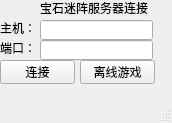
<?xml version="1.0" encoding="UTF-8"?>
<ui version="4.0">
 <class>Client</class>
 <widget class="QMainWindow" name="Client">
  <property name="geometry">
   <rect>
    <x>0</x>
    <y>0</y>
    <width>172</width>
    <height>123</height>
   </rect>
  </property>
  <property name="windowTitle">
   <string>MainWindow</string>
  </property>
  <widget class="QWidget" name="centralwidget">
   <widget class="QLabel" name="label">
    <property name="geometry">
     <rect>
      <x>40</x>
      <y>0</y>
      <width>111</width>
      <height>16</height>
     </rect>
    </property>
    <property name="text">
     <string>宝石迷阵服务器连接</string>
    </property>
   </widget>
   <widget class="QLabel" name="label_2">
    <property name="geometry">
     <rect>
      <x>0</x>
      <y>20</y>
      <width>54</width>
      <height>16</height>
     </rect>
    </property>
    <property name="text">
     <string>主机：</string>
    </property>
   </widget>
   <widget class="QLabel" name="label_3">
    <property name="geometry">
     <rect>
      <x>0</x>
      <y>40</y>
      <width>54</width>
      <height>16</height>
     </rect>
    </property>
    <property name="text">
     <string>端口：</string>
    </property>
   </widget>
   <widget class="QLineEdit" name="hostEdit">
    <property name="geometry">
     <rect>
      <x>40</x>
      <y>20</y>
      <width>113</width>
      <height>20</height>
     </rect>
    </property>
   </widget>
   <widget class="QLineEdit" name="portEdit">
    <property name="geometry">
     <rect>
      <x>40</x>
      <y>40</y>
      <width>113</width>
      <height>20</height>
     </rect>
    </property>
   </widget>
   <widget class="QPushButton" name="pushButton">
    <property name="geometry">
     <rect>
      <x>0</x>
      <y>60</y>
      <width>75</width>
      <height>24</height>
     </rect>
    </property>
    <property name="text">
     <string>连接</string>
    </property>
   </widget>
   <widget class="QPushButton" name="pushButton_2">
    <property name="geometry">
     <rect>
      <x>80</x>
      <y>60</y>
      <width>75</width>
      <height>24</height>
     </rect>
    </property>
    <property name="text">
     <string>离线游戏</string>
    </property>
   </widget>
  </widget>
  <widget class="QStatusBar" name="statusbar"/>
 </widget>
 <resources/>
 <connections/>
</ui>
